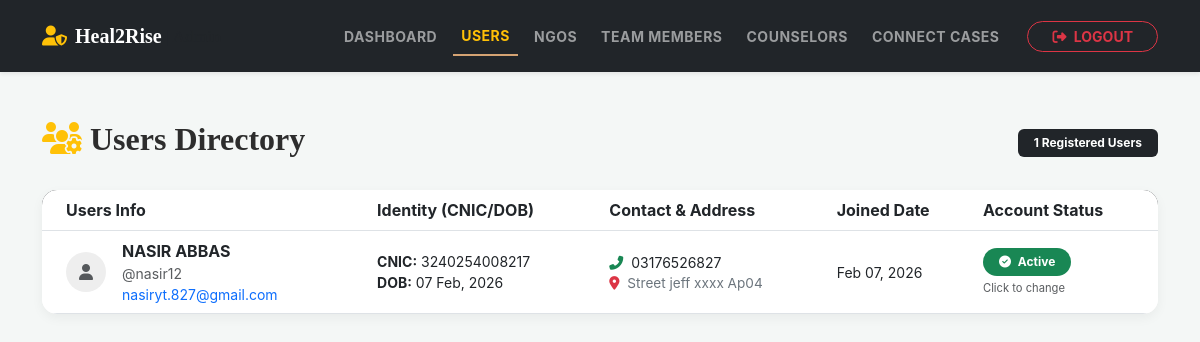
Page /admin/view_users.php (signed in) on the committed database.
### tables this page shows
CREATE TABLE `users` (
  `id` int(11) NOT NULL,
  `full_name` varchar(100) NOT NULL,
  `username` varchar(50) NOT NULL,
  `email` varchar(100) NOT NULL,
  `password` varchar(255) NOT NULL,
  `dob` date DEFAULT NULL,
  `cnic` varchar(15) DEFAULT NULL,
  `contact_number` varchar(20) DEFAULT NULL,
  `address` text DEFAULT NULL,
  `is_active` tinyint(1) DEFAULT 1,
  `created_at` timestamp NOT NULL DEFAULT current_timestamp(),
  `updated_at` timestamp NOT NULL DEFAULT current_timestamp() ON UPDATE current_timestamp()
);

### admin/view_users.php (the view, shortened to what this page needs)
<?php
include "config.php";
$query = "SELECT * FROM users ORDER BY created_at DESC";
$result = mysqli_query($conn, $query);
?>
<!DOCTYPE html>
<html lang="en">
<head>
    <link href="https://cdn.jsdelivr.net/npm/bootstrap@5.3.0/dist/css/bootstrap.min.css" rel="stylesheet">
    <link rel="stylesheet" href="https://cdnjs.cloudflare.com/ajax/libs/font-awesome/6.4.0/css/all.min.css">
    <link rel="stylesheet" href="../CSS/style.css">
</head>
<body>
<?php include('navbar.php'); ?>
<div class="container mt-5 mb-5">
    <div class="d-flex justify-content-between align-items-center mb-4">
        <h2 class="fw-bold"><i class="fas fa-users-cog me-2 text-warning"></i>Users Directory</h2>
        <span class="badge bg-dark px-3 py-2"><?php echo mysqli_num_rows($result); ?> Registered Users</span>
    </div>
    <div class="card user-card overflow-hidden">
        <div class="table-responsive">
            <table class="table table-hover align-middle mb-0">
                <thead>
                    <tr>
                        <th class="ps-4">Users Info</th>
                        <th>Identity (CNIC/DOB)</th>
                        <th>Contact & Address</th>
                        <th>Joined Date</th>
                        <th>Account Status</th>
                    </tr>
                </thead>
                <tbody>
                    <?php while($row = mysqli_fetch_assoc($result)): ?>
                    <tr>
                        <td class="ps-4">
                            <div class="d-flex align-items-center">
                                <div class="avatar-sm me-3 bg-soft-gold p-2 rounded-circle text-center" style="width:40px; background:#eee;">
                                    <i class="fas fa-user text-muted"></i>
                                </div>
                                <div>
                                    <div class="fw-bold text-dark"><?= htmlspecialchars($row['full_name']); ?></div>
                                    <div class="text-muted small">@<?= htmlspecialchars($row['username']); ?></div>
                                    <div class="small text-primary"><?= htmlspecialchars($row['email']); ?></div>
                                </div>
                            </div>
                        </td>
                        <td>
                            <div class="small"><strong>CNIC:</strong> <?= $row['cnic'] ?: 'Not Provided'; ?></div>
                            <div class="small"><strong>DOB:</strong> <?= $row['dob'] ? date('d M, Y', strtotime($row['dob'])) : 'Not Provided'; ?></div>
                        </td>
                        <td>
                            <div class="small"><i class="fas fa-phone-alt me-1 text-success"></i> <?= $row['contact_number']; ?></div>
                            <div class="detail-row text-truncate" style="max-width: 200px;" title="<?= $row['address']; ?>">
                                <i class="fas fa-map-marker-alt me-1 text-danger"></i> <?= htmlspecialchars($row['address']); ?>
                            </div>
                        </td>
                        <td class="small">
                            <?= date('M d, Y', strtotime($row['created_at'])); ?>
                        </td>
                        <td>
                            <a href="view_users.php?toggle_id=<?= $row['id']; ?>&current_status=<?= $row['is_active']; ?>"
                               class="text-decoration-none">
                                <?php if($row['is_active'] == 1): ?>
                                    <span class="badge bg-success status-badge px-3 py-2 rounded-pill">
                                        <i class="fas fa-check-circle me-1"></i> Active
                                    </span>
                                <?php else: ?>
                                    <span class="badge bg-danger status-badge px-3 py-2 rounded-pill">
                                        <i class="fas fa-times-circle me-1"></i> Suspended
                                    </span>
                                <?php endif; ?>
                            </a>
                            <div class="x-small text-muted mt-1" style="font-size: 0.7rem;">Click to change</div>
                        </td>
                    </tr>
                    <?php endwhile; ?>
                </tbody>
            </table>
        </div>
    </div>
</div>
</body>
</html>

### CSS/style.css (style rules this page uses)
:root { --primary-color: #d4a373; --accent-color: #faedcd; --text-dark: #2d2d2d; --bg-light: #fefae0; --transition: all 0.3s ease; }
body { font-family: 'Inter', sans-serif; background-color: #fafafa; color: var(--text-dark); }
h1, h2, .navbar-brand { font-family: 'Playfair Display', serif; }

### admin/view_users.php (style rules this page uses)
body { background-color: #f4f7f6; }
.user-card { border-radius: 15px; border: none; box-shadow: 0 4px 12px rgba(0,0,0,0.05); }
.table thead { background-color: #212529; color: white; }
.status-badge { cursor: pointer; transition: 0.3s; }
.detail-row { font-size: 0.85rem; color: #6c757d; }

### rows in the picture
users: full_name "NASIR ABBAS", username "nasir12", email "nasiryt.827@gmail.com", cnic "3240254008217", dob "07 Feb, 2026", contact_number "03176526827", address "Street jeff xxxx Ap04", created_at "Feb 07, 2026", is_active 1 (drawn)

### other values in the picture
mysqli_num_rows($result) "1"
